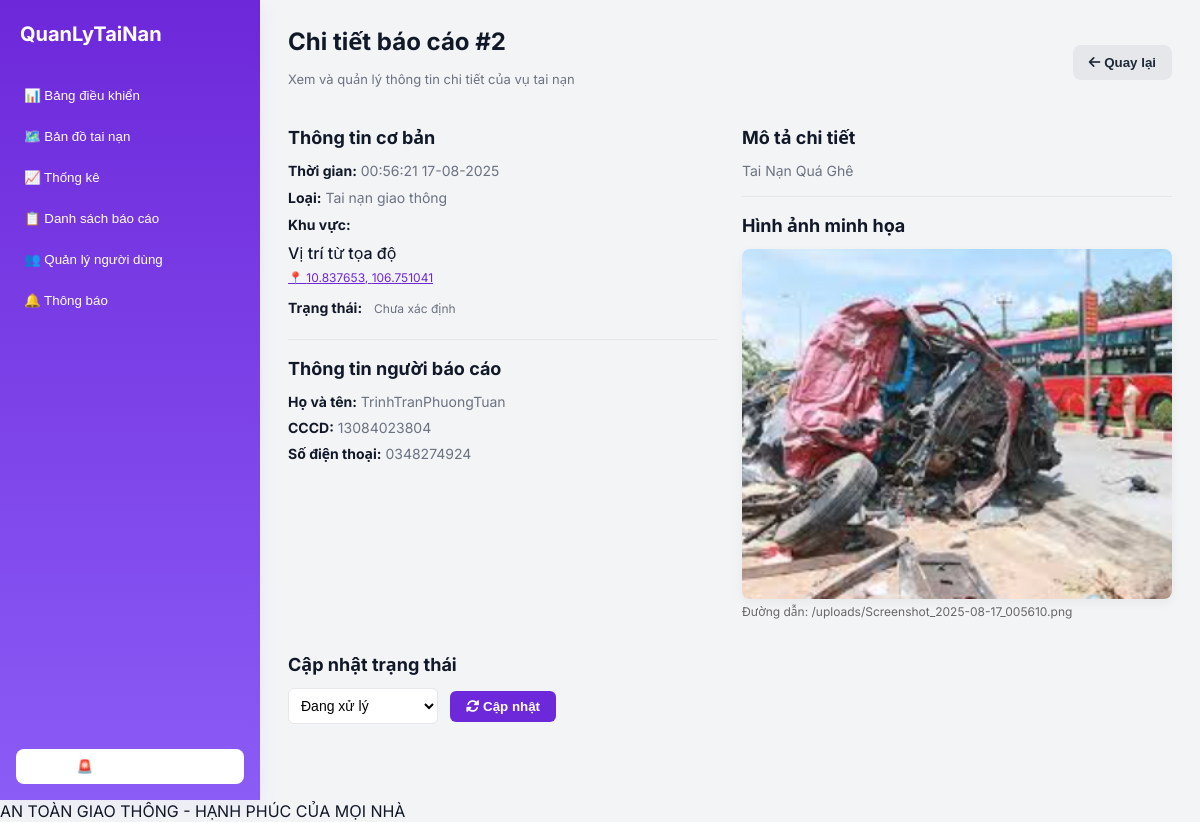
The app's page /admin/report/2 (signed in) with its own data.
### back-end/database/models.py (models this page shows)
class AccidentReport(db.Model):
    __tablename__ = 'accident_report'
    id = db.Column(db.Integer, primary_key=True)
    name = db.Column(db.String(100), nullable=False)
    cccd = db.Column(db.String(12), nullable=False)
    phone = db.Column(db.String(20))
    image_filename = db.Column(db.String(255), nullable=False)
    location = db.Column(db.String(255), nullable=False)
    description = db.Column(db.Text, nullable=False)
    timestamp = db.Column(db.DateTime, default=datetime.utcnow)
    status = db.Column(db.String(50), default="Đang xử lý")
    severity = db.Column(db.String(50)) # Thêm cột này
    lat = db.Column(db.Float) # Thêm cột này
    lng = db.Column(db.Float) # Thêm cột này

### back-end/app.py (the view)
@app.route('/admin/report/<int:report_id>')
@login_required
def report_detail(report_id):
    report = AccidentReport.query.get_or_404(report_id)
    vietnam_timestamp = convert_to_vietnam_time(report.timestamp) if report.timestamp else None
    lat = None
    lng = None
    location_display = report.location or 'Không có tọa độ'
    if report.location and ',' in report.location:
        try:
            coords = report.location.split(',')
            lat = float(coords[0].strip())
            lng = float(coords[1].strip())
            location_display = 'Vị trí từ tọa độ'  # Text tùy chỉnh khi parse thành công
        except (ValueError, IndexError):
            pass  # Nếu parse lỗi, giữ nguyên location
    if report.lat and report.lng:
        lat = report.lat
        lng = report.lng
        location_display = report.location or 'Không rõ vị trí'
    return render_template('report_detail.html',
                           report=report,
                           vietnam_timestamp=vietnam_timestamp,  # Thời gian đã convert
                           lat=lat,
                           lng=lng,
                           location_display=location_display)  # Chuỗi hiển thị

### back-end/app.py (called while the page is built)
def convert_to_vietnam_time(utc_dt):
    if utc_dt:
        vietnam_timezone = pytz.timezone('Asia/Ho_Chi_Minh')
        utc_dt = pytz.utc.localize(utc_dt)
        return utc_dt.astimezone(vietnam_timezone)
    return None

def login_required(f):
    @functools.wraps(f)
    def decorated_function(*args, **kwargs):
        if 'logged_in' not in session:
            flash('Vui lòng đăng nhập để truy cập trang này.', 'error')
            return redirect(url_for('admin_login'))
        return f(*args, **kwargs)
    return decorated_function

### fornt-end/templates/report_detail.html (shortened to what this page needs)
<!DOCTYPE html>
<html lang="vi">
<head>
    <link rel="stylesheet" href="{{ url_for('static', filename='css/dashboard.css') }}">
    <link rel="stylesheet" href="{{ url_for('static', filename='css/report_detail.css') }}">
    <link rel="stylesheet" href="https://cdnjs.cloudflare.com/ajax/libs/font-awesome/6.0.0-beta3/css/all.min.css">
</head>
<body>
    <div class="app">
        <aside class="sidebar">
            <div class="brand">QuanLyTaiNan</div>
            <nav class="menu" aria-label="Main">
                <button class="menu-link" data-section="dashboard">📊 Bảng điều khiển</button>
                <button class="menu-link" data-section="map">🗺️ Bản đồ tai nạn</button>
                <button class="menu-link" data-section="stats">📈 Thống kê</button>
                <button class="menu-link" data-section="reports">📋 Danh sách báo cáo</button>
                <button class="menu-link" data-section="users">👥 Quản lý người dùng</button>
                <button class="menu-link" data-section="notif">🔔 Thông báo</button>
            </nav>
            <div class="bottom">
                <button class="btn-alert" id="btnEmergency">🚨 Báo cáo khẩn</button>
            </div>
        </aside>
        <main class="main">
            <div class="report-header">
                <div>
                    <h2>Chi tiết báo cáo #{{ report.id }}</h2>
                    <p class="subtitle">Xem và quản lý thông tin chi tiết của vụ tai nạn</p>
                </div>
                <button id="backButton" class="btn-back"><i class="fas fa-arrow-left"></i> Quay lại</button>
            </div>
            <div class="report-details">
                <div class="info-section">
                    <h3>Thông tin cơ bản</h3>
                    <p><strong>Thời gian:</strong> {{ vietnam_timestamp.strftime('%H:%M:%S %d-%m-%Y') if vietnam_timestamp else 'Không có thời gian' }}</p>
                    <p><strong>Loại:</strong> Tai nạn giao thông</p>
                    <p><strong>Khu vực:</strong>
                        {% if lat is not none and lng is not none %}
                            <div>
                                <div style="font-weight:500;margin-bottom:2px;">{{ location_display }}</div>
                                <a href="https://maps.google.com/maps?q={{ lat }},{{ lng }}" target="_blank"
                                   style="color:#6d28d9;text-decoration:underline;cursor:pointer;font-size:12px;"
                                   title="Xem vị trí trên Google Maps">
                                   📍 {{ lat }}, {{ lng }}
                                </a>
                            </div>
                        {% else %}
                            {{ location_display }}
                        {% endif %}
                    </p>
                    <p><strong>Trạng thái:</strong>
                        <span id="reportStatusBadge" class="badge">{{ report.status }}</span>
                    </p>
                    <div class="divider"></div>
                    <h3>Thông tin người báo cáo</h3>
                    <p><strong>Họ và tên:</strong> {{ report.name }}</p>
                    <p><strong>CCCD:</strong> {{ report.cccd }}</p>
                    <p><strong>Số điện thoại:</strong> {{ report.phone }}</p>
                </div>
                <div class="description-section">
                    <h3>Mô tả chi tiết</h3>
                    <p>{{ report.description }}</p>
                    <div class="divider"></div>
                    <h3>Hình ảnh minh họa</h3>
                    {% if report.image_filename %}
                        <img src="{{ url_for('uploaded_file', filename=report.image_filename) }}" alt="Hình ảnh tai nạn" class="report-image">
                        <p style="font-size: 12px; color: #666;">Đường dẫn: {{ url_for('uploaded_file', filename=report.image_filename) }}</p>
                    {% else %}
                        <p>Không có hình ảnh.</p>
                    {% endif %}
                </div>
            </div>
            <div class="action-section">
                <h3>Cập nhật trạng thái</h3>
                <form id="statusUpdateForm" method="POST">
                    <div class="status-form">
                        <select id="status-select" name="status">
                            <option value="Đang xử lý" {% if report.status == 'Đang xử lý' %}selected{% endif %}>Đang xử lý</option>
                        </select>
                        <button type="submit" id="updateStatusBtn" class="btn-primary"><i class="fas fa-sync-alt"></i> Cập nhật</button>
                    </div>
                </form>
            </div>
        </main>
    </div>
    <footer>AN TOÀN GIAO THÔNG - HẠNH PHÚC CỦA MỌI NHÀ</footer>
</body>
</html>

### fornt-end/static/css/dashboard.css (style rules this page uses)
:root { --purple-500:#6d28d9; --purple-400:#8b5cf6; --bg:#f3f4f6; --muted:#6b7280; --card:#ffffff; --danger:#ef4444; --success:#10b981; --warning:#f59e0b; }
* { box-sizing:border-box }
body { margin:0; font-family:Inter, "Segoe UI", Roboto, Arial, sans-serif; background:var(--bg); color:#111827; }
.app { display:flex;min-height:100vh }
aside.sidebar { width:260px; background:linear-gradient(180deg,var(--purple-500),var(--purple-400)); color:white; display:flex; flex-direction:column; box-shadow: 0 6px 18px rgba(99,102,241,0.08); transition: width 0.3s ease-in-out; }
.brand { padding:22px 20px; font-weight:700; font-size:20px }
nav.menu { padding:10px 12px; display:flex;flex-direction:column; gap:6px }
.menu button { background:transparent;border:0;color:inherit;padding:10px 12px;border-radius:8px;text-align:left;cursor:pointer;display:flex;gap:10px;align-items:center }
.sidebar .bottom { margin-top:auto;padding:16px }
.btn-alert { width:100%;padding:10px;border-radius:8px;border:0;background:#fff;color:var(--purple-600);font-weight:600;cursor:pointer }
main.main { flex:1; padding:24px 28px; transition: margin-left 0.3s ease-in-out; }
.badge { display:inline-block;padding:6px 8px;border-radius:999px;font-size:12px }

### fornt-end/static/css/report_detail.css (style rules this page uses)
.report-header { display: flex; justify-content: space-between; align-items: center; margin-bottom: 24px; }
.report-header h2 { margin: 0; font-size: 24px; font-weight: 700; }
.subtitle { color: var(--muted); font-size: 13px; }
.btn-back { padding: 10px 16px; border-radius: 8px; background: #e5e7eb; color: #1f2937; text-decoration: none; border: none; cursor: pointer; font-weight: 600; }
.report-details { display: grid; grid-template-columns: 1fr 1fr; gap: 24px; margin-bottom: 24px; }
.report-details h3 { margin: 0 0 12px 0; font-size: 18px; }
.report-details p { margin: 0 0 8px 0; color: var(--muted); font-size: 14px; }
.report-details p strong { color: #111827; }
.divider { margin: 16px 0; border: 0; border-top: 1px solid #e5e7eb; }
.report-image { width: 100%; height: 350px; object-fit: cover; border-radius: 8px; box-shadow: 0 4px 12px rgba(0,0,0,0.05); }
.action-section { margin-top: 24px; }
.action-section h3 { font-size: 18px; margin-bottom: 12px; }
.status-form { display: flex; align-items: center; gap: 12px; }
.status-form select { padding: 8px; border-radius: 6px; border: 1px solid #e5e7eb; background: #fff; min-width: 150px; font-size: 14px; }
.btn-primary { padding: 8px 16px; border-radius: 6px; border: 0; background: var(--purple-500); color: #fff; cursor: pointer; font-weight: 600; transition: background 0.2s ease; }
.menu-link { background: transparent; border: 0; color: inherit; padding: 10px 12px; border-radius: 8px; text-align: left; cursor: pointer; display: flex; gap: 10px; align-items: center; width: 100%; }

### records on screen
AccidentReport: id "2", status "Chưa xác định", name "TrinhTranPhuongTuan", cccd "13084023804", phone "0348274924", description "Tai Nạn Quá Ghê", image_filename (picture), image_filename "/uploads/Screenshot_2025-08-17_005610.png"

### other values on screen
{{ location_display }} "Vị trí từ tọa độ"
{{ lat }} "10.837653"
{{ lng }} "106.751041"
